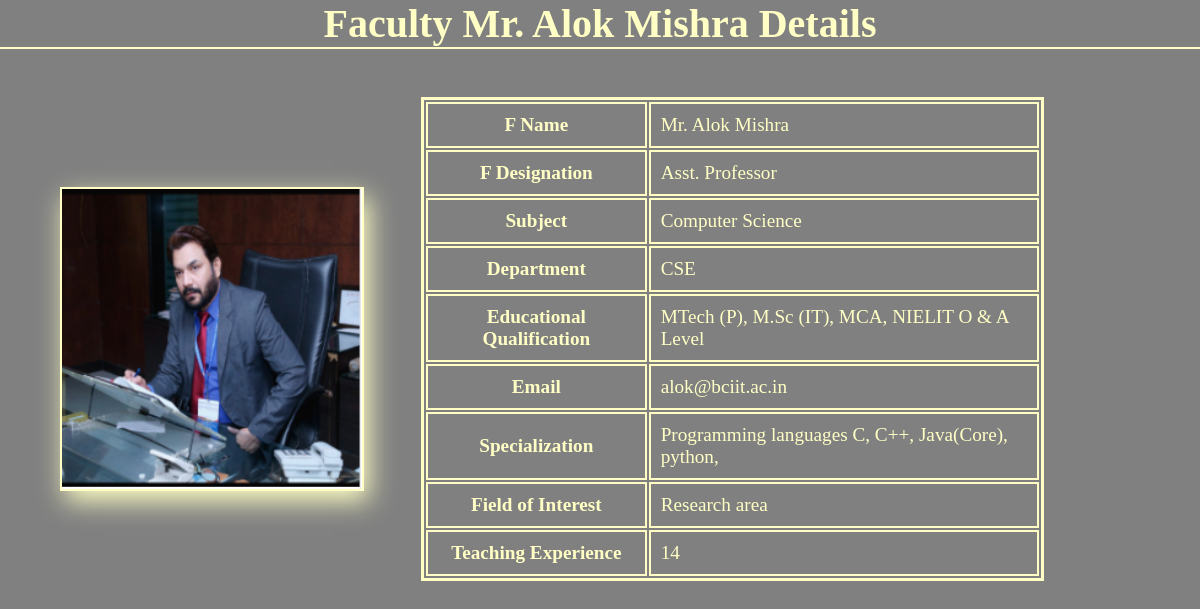
Screenshot of /staff_template/Mr. Alok Mishra/ with the database file from the repository.
### academy/models.py (models this page shows)
class faculty(models.Model):
    F_Name = models.CharField(max_length=20)
    F_Designation = models.CharField(max_length=20)
    Subject = models.CharField(max_length=20)
    Department = models.CharField(max_length=20)
    Educational_Qualification = models.CharField(max_length=50)
    Email = models.EmailField()
    Specialization = models.CharField(max_length=50)
    Field_of_Interest = models.CharField(max_length=100)
    Teaching_Experience = models.IntegerField()

### academy/views.py (the view)
# urls.py: path('staff_template/<str:faculty_name>/',views.staff_temlate_views, name = "stafftemplate"),
def staff_temlate_views(request,faculty_name):
    staff = get_object_or_404(faculty, F_Name = faculty_name)
    def staff_image(staff):
        if staff.F_Name == 'Dr. Ravish Sagar':
            return '../images_folder/director.PNG'
        elif staff.F_Name == 'Mr. Alok Mishra':
            return '../images_folder/alok_sir.PNG'
        elif staff.F_Name == 'Mr. Meetender':
            return '../images_folder/meetender_sir.jpg'
        elif staff.F_Name == 'Ms Gomathy M':
            return '../images_folder/gomathi_mam.PNG'
        elif staff.F_Name == 'Mr Akshit Thakur':
            return '../images_folder/akshit_sir.PNG'
        elif staff.F_Name == 'Ms. Sonia Batra':
            return '../images_folder/sonia_mam.PNG'
        elif staff.F_Name == 'Mr. Sandeep Jain':
            return '../images_folder/sandeep_sir.PNG'
        elif staff.F_Name == 'Dr. Sushma Bahuguna':
            return '../images_folder/sushma_mam.PNG'
        elif staff.F_Name == 'Dr. Anu Taneja':
            return '../images_folder/anu_mam.PNG'
        elif staff.F_Name == 'Ms. Smriti Sharma':
            return '../images_folder/smriti_mam.PNG'
        elif staff.F_Name == 'Ms. Mansi Vats':
            return '../images_folder/mansi__mam.jpg'
        elif staff.F_Name == 'Dr. Shalini Gambhir':
            return '../images_folder/shalini_mam.PNG'
    imagefile = staff_image(staff)
    return render(request,'academy/staff_template.html',{'data':[staff],'imgfile':imagefile})

### academy/templates/academy/staff_template.html
{% load static %}
<html>
  <head>
    <link rel="stylesheet" href="{% static 'css_folder/staff_template1.css' %}" />
  </head>
  <body>
    {% for staff in data %}
    <h1>Faculty {{ staff.F_Name }} Details</h1>
    <div class="body">
      <div class="image">
        <img src="{% static 'images_folder/' %}{{ imgfile }}" />
      </div>
      <div class="table">
        <table>
          <tbody>
            <tr>
              <th>F Name</th>
              <td>{{ staff.F_Name }}</td>
            </tr>
            <tr>
              <th>F Designation</th>
              <td>{{ staff.F_Designation }}</td>
            </tr>
            <tr>
              <th>Subject</th>
              <td>{{ staff.Subject }}</td>
            </tr>
            <tr>
              <th>Department</th>
              <td>{{ staff.Department }}</td>
            </tr>
            <tr>
              <th>Educational Qualification</th>
              <td>{{ staff.Educational_Qualification }}</td>
            </tr>
            <tr>
              <th>Email</th>
              <td>{{ staff.Email }}</td>
            </tr>
            <tr>
              <th>Specialization</th>
              <td>{{ staff.Specialization }}</td>
            </tr>
            <tr>
              <th>Field of Interest</th>
              <td>{{ staff.Field_of_Interest }}</td>
            </tr>
            <tr>
              <th>Teaching Experience</th>
              <td>{{ staff.Teaching_Experience }}</td>
            </tr>
          </tbody>
        </table>
      </div>
    </div>
    {% endfor %}
  </body>
</html>

### academy/static/css_folder/staff_template1.css (style rules this page uses)
* { margin: 0; padding: 0; }
body { background: gray; background-size: cover; color: #ffffc5; }
h1 { font-size: 2.5rem; display: flex; justify-content: center; align-items: center; border-bottom: 2px solid #ffffc5; margin-bottom: 4%; }
.body { margin-left: 5%; display: flex; align-items: center; }
.image { flex: 0 0 auto; margin-right: 5%; border: 2px solid #ffffc5; box-shadow: 5px 10px 25px #ffffc5; }
.image img { width: 300px; height: 300px; }
.table { flex: 1 1 auto; }
table { max-width: 80%; border: 3px solid #ffffc5; }
tr, td, th { border: 2px solid #ffffc5; padding: 10px; font-size: 1.2rem; }

### rows the page displays
faculty: F_Name "Mr. Alok Mishra", F_Designation "Asst. Professor", Subject "Computer Science", Department "CSE", Educational_Qualification "MTech (P), M.Sc (IT), MCA, NIELIT O & A Level", Email "alok@bciit.ac.in", Specialization "Programming languages C, C++, Java(Core), python,", Field_of_Interest "Research area", Teaching_Experience "14"
